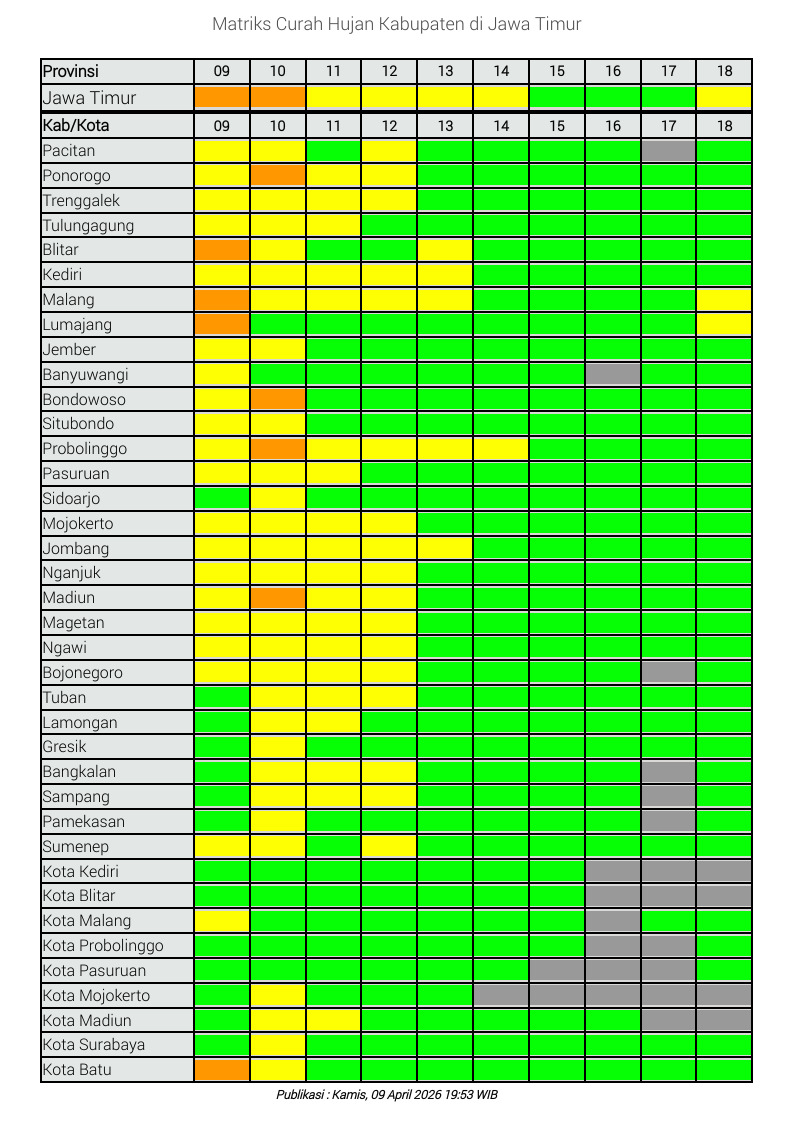
#> input picture contoh1.jpeg, 794 x 1123 px
$ python convert.py contoh1.jpeg
#> lines starting #> are read from the running program, lines starting #| are printed output that depends on the picture; after the words box and inside, x2 and y2 are one past the last pixel; in counts of white or black regions, pixels touching at a corner belong together
"""
BMKG Rainfall Matrix Image to Excel Converter
Khusus untuk "Matriks Curah Hujan Kabupaten di Jawa Timur"
Preservasi warna 100% dari gambar ke Excel.

Requirements: pip install opencv-python openpyxl pytesseract Pillow numpy flask
"""

import cv2
import numpy as np
import xlsxwriter
import pytesseract
import pytesseract
import os
import re
import time
from difflib import SequenceMatcher


class BMKGRainfallExtractor:
    """
    Mengekstrak tabel Matriks Curah Hujan dari gambar BMKG
    dan mengkonversi ke Excel dengan preservasi warna 100%.
    """

    # 38 Kabupaten/Kota di Jawa Timur (urutan tetap)
    KABUPATEN_LIST = [
        "Pacitan", "Ponorogo", "Trenggalek", "Tulungagung",
        "Blitar", "Kediri", "Malang", "Lumajang",
        "Jember", "Banyuwangi", "Bondowoso", "Situbondo",
        "Probolinggo", "Pasuruan", "Sidoarjo", "Mojokerto",
        "Jombang", "Nganjuk", "Madiun", "Magetan",
        "Ngawi", "Bojonegoro", "Tuban", "Lamongan",
        "Gresik", "Bangkalan", "Sampang", "Pamekasan",
        "Sumenep", "Kota Kediri", "Kota Blitar", "Kota Malang",
        "Kota Probolinggo", "Kota Pasuruan", "Kota Mojokerto",
        "Kota Madiun", "Kota Surabaya", "Kota Batu"
    ]

    # Warna standar BMKG
    COLOR_DEFS = {
        'hijau':  {'hex': '00FF00', 'css': '#00FF00', 'label': 'Ringan'},
        'kuning': {'hex': 'FFFF00', 'css': '#FFFF00', 'label': 'Sedang'},
        'oranye': {'hex': 'FF8C00', 'css': '#FF8C00', 'label': 'Lebat'},
        'merah':  {'hex': 'FF0000', 'css': '#FF0000', 'label': 'Sangat Lebat'},
        'abu':    {'hex': 'C0C0C0', 'css': '#C0C0C0', 'label': 'Belum Ada Data'},
        'putih':  {'hex': 'FFFFFF', 'css': '#FFFFFF', 'label': 'Kosong'},
    }

    def __init__(self, tesseract_cmd=None):
        if tesseract_cmd:
            pytesseract.pytesseract.tesseract_cmd = tesseract_cmd

    # ──────────────────────────────────────────────
    # Grid Detection
    # ──────────────────────────────────────────────

    def _detect_grid(self, img):
        """
        Deteksi grid tabel menggunakan morphological line detection.
        Returns: (h_positions, v_positions)
        """
        gray = cv2.cvtColor(img, cv2.COLOR_BGR2GRAY)
        gray = cv2.GaussianBlur(gray, (3, 3), 0)

        # Binary threshold — garis tabel menjadi putih
        _, binary = cv2.threshold(gray, 128, 255, cv2.THRESH_BINARY_INV)

        h, w = binary.shape

        # --- Deteksi garis horizontal ---
        h_kernel_size = max(w // 15, 40)
        h_kernel = cv2.getStructuringElement(cv2.MORPH_RECT, (h_kernel_size, 1))
        h_lines = cv2.morphologyEx(binary, cv2.MORPH_OPEN, h_kernel)
        h_lines = cv2.dilate(h_lines, np.ones((3, 1), np.uint8), iterations=1)

        h_projection = np.sum(h_lines, axis=1).astype(float)
        h_positions = self._find_peaks(h_projection, min_gap=8)

        # --- Deteksi garis vertikal ---
        v_kernel_size = max(h // 30, 20)
        v_kernel = cv2.getStructuringElement(cv2.MORPH_RECT, (1, v_kernel_size))
        v_lines = cv2.morphologyEx(binary, cv2.MORPH_OPEN, v_kernel)
        v_lines = cv2.dilate(v_lines, np.ones((1, 3), np.uint8), iterations=1)

        v_projection = np.sum(v_lines, axis=0).astype(float)
        v_positions = self._find_peaks(v_projection, min_gap=8)

        return h_positions, v_positions

    def _find_peaks(self, projection, min_gap=10, threshold_ratio=0.15):
        """Temukan posisi garis dari profil proyeksi."""
        max_val = np.max(projection)
        if max_val == 0:
            return []

        threshold = max_val * threshold_ratio
        above = projection > threshold

        positions = []
        in_peak = False
        start = 0

        for i in range(len(above)):
            if above[i] and not in_peak:
                in_peak = True
                start = i
            elif not above[i] and in_peak:
                in_peak = False
                center = (start + i) // 2
                if not positions or (center - positions[-1]) >= min_gap:
                    positions.append(center)

        if in_peak:
            center = (start + len(projection) - 1) // 2
            if not positions or (center - positions[-1]) >= min_gap:
                positions.append(center)

        return positions

    # ──────────────────────────────────────────────
    # Color Classification (HSV-based)
    # ──────────────────────────────────────────────

    # [45 lines left out: function _classify_color, not called in this run]

    # ──────────────────────────────────────────────
    # OCR
    # ──────────────────────────────────────────────

    def _ocr_cell(self, roi, whitelist=None, psm=7):
        """OCR satu sel dengan preprocessing dan upscaling."""
        if roi.size == 0:
            return ""

        gray = cv2.cvtColor(roi, cv2.COLOR_BGR2GRAY)

        # Upscale gambar kecil agar Tesseract bisa membaca
        h, w = gray.shape[:2]
        min_height = 80
        if h < min_height:
            scale = min_height / h
            gray = cv2.resize(gray, (int(w * scale), int(h * scale)),
                              interpolation=cv2.INTER_CUBIC)

        _, binary = cv2.threshold(gray, 0, 255, cv2.THRESH_BINARY + cv2.THRESH_OTSU)

        # Padding untuk akurasi OCR
        padded = cv2.copyMakeBorder(binary, 15, 15, 15, 15,
                                     cv2.BORDER_CONSTANT, value=255)

        config = f'--oem 3 --psm {psm}'
        if whitelist:
            config += f' -c tessedit_char_whitelist={whitelist}'

        try:
            text = pytesseract.image_to_string(padded, config=config)
            return text.strip()
        except Exception:
            return ""

    def _ocr_header_numbers(self, img, h_positions, v_positions, header_row=0):
        """OCR baris header untuk mendapatkan angka tanggal."""
        # Coba header_row dulu, kalau gagal coba row 2 (sub-header)
        rows_to_try = [header_row]
        if len(h_positions) > 3:
            rows_to_try.append(2)  # Sub-header row

        for try_row in rows_to_try:
            numbers = self._try_ocr_header_row(img, h_positions, v_positions, try_row)
            valid_count = sum(1 for n in numbers if n)
            if valid_count > 0:
                return numbers

        # Fallback: kembalikan default kosong
        num_data_cols = len(v_positions) - 2
        return [str(i).zfill(2) for i in range(1, num_data_cols + 1)]

    def _try_ocr_header_row(self, img, h_positions, v_positions, row_idx):
        """Coba OCR satu baris header."""
        numbers = []

        if row_idx + 1 >= len(h_positions):
            return numbers

        y1, y2 = h_positions[row_idx], h_positions[row_idx + 1]

        for col in range(1, len(v_positions) - 1):
            x1, x2 = v_positions[col], v_positions[col + 1]

            pad = 2
            cy1 = max(0, y1 + pad)
            cy2 = max(0, y2 - pad)
            cx1 = max(0, x1 + pad)
            cx2 = max(0, x2 - pad)

            if cy2 <= cy1 or cx2 <= cx1:
                numbers.append("")
                continue

            roi = img[cy1:cy2, cx1:cx2]

            # Coba PSM 8 (single word) dulu, lalu PSM 7 (single line)
            text = ""
            for psm in [8, 7, 13]:
                text = self._ocr_cell(roi, whitelist='0123456789', psm=psm)
                text = re.sub(r'[^0-9]', '', text)
                if text:
                    break

            numbers.append(text if text else "")

        # Isi yang kosong berdasarkan pola sekuensial
        valid_nums = [(i, int(n)) for i, n in enumerate(numbers) if n]
        if valid_nums:
            first_idx, first_num = valid_nums[0]
            filled = []
            for i in range(len(numbers)):
                filled.append(str(first_num - first_idx + i).zfill(2))
            numbers = filled

        return numbers

    # [31 lines left out: function _extract_footer, not called in this run]

    # ──────────────────────────────────────────────
    # Main Extraction Pipeline
    # ──────────────────────────────────────────────

    def extract(self, image_path):
        """
        Pipeline utama: baca gambar → deteksi grid → ekstrak warna & teks.
        Returns: dict berisi data tabel lengkap.
        """
        img = cv2.imread(image_path)
        if img is None:
            raise ValueError(f"Tidak dapat membaca gambar: {image_path}")

        # Deteksi grid
        h_positions, v_positions = self._detect_grid(img)

        if len(h_positions) < 4 or len(v_positions) < 3:
            raise ValueError(
                f"Gagal mendeteksi grid tabel. "
                f"Ditemukan {len(h_positions)} garis horizontal, "
                f"{len(v_positions)} garis vertikal. "
                f"Pastikan gambar memiliki tabel dengan garis yang jelas."
            )

        num_rows = len(h_positions) - 1
        num_cols = len(v_positions) - 1

        print(f"  Grid terdeteksi: {num_rows} baris x {num_cols} kolom")
        print(f"  Garis H: {len(h_positions)}, Garis V: {len(v_positions)}")

        # Ekstrak angka header
        header_numbers = self._ocr_header_numbers(img, h_positions, v_positions, header_row=0)
        print(f"  Header: {header_numbers}")

        # Ekstrak footer
        footer = self._extract_footer(img, h_positions)
        print(f"  Footer: {footer}")

        # Bangun data tabel
        table = {
            'title': 'Matriks Curah Hujan Kabupaten di Jawa Timur',
            'headers': header_numbers,
            'num_cols': num_cols,
            'rows': [],
            'footer': footer,
        }

        data_row_index = 0  # Counter untuk baris kab/kota

        for row in range(num_rows):
            y1 = h_positions[row]
            y2 = h_positions[row + 1]

            row_data = {
                'cells': [],
                'is_header': False,
                'name_bold': False,
            }

            # Ekstrak warna setiap sel
            for col in range(num_cols):
                x1 = v_positions[col]
                x2 = v_positions[col + 1]

                pad = 2
                cy1 = max(0, y1 + pad)
                cy2 = max(0, y2 - pad)
                cx1 = max(0, x1 + pad)
                cx2 = max(0, x2 - pad)

                # Default: Putih untuk kolom 0 (nama), klasifikasi untuk kolom data
                color_name = 'putih'
                if col >= 1: # Semua kolom data curah hujan
                    roi = img[y1+2:y2-2, x1+2:x2-2]
                    color_name = self._classify_color(roi)

                row_data['cells'].append({
                    'color_name': color_name,
                    'color_hex': self.COLOR_DEFS[color_name]['hex'],
                    'color_css': self.COLOR_DEFS[color_name]['css'],
                    'text': '',
                })

            # Tentukan tipe baris berdasarkan indeks
            # Row 0: Header (Provinsi)
            # Row 1: Jawa Timur summary
            # Row 2: Sub-header (Kab/Kota)
            # Row 3+: Data kab/kota

            if row == 0:
                # Header: Provinsi | angka-angka
                row_data['is_header'] = True
                row_data['name_bold'] = True
                if row_data['cells']:
                    row_data['cells'][0]['text'] = 'Provinsi'
                    row_data['cells'][0]['color_name'] = 'putih'
                    row_data['cells'][0]['color_hex'] = 'FFFFFF'
                    row_data['cells'][0]['color_css'] = '#FFFFFF'
                for i, num in enumerate(header_numbers):
                    ci = i + 1
                    if ci < len(row_data['cells']):
                        row_data['cells'][ci]['text'] = num

            elif row == 1:
                # Jawa Timur summary
                if row_data['cells']:
                    row_data['cells'][0]['text'] = 'Jawa Timur'

            elif row == 2:
                # Sub-header: Kab/Kota | angka-angka
                row_data['is_header'] = True
                row_data['name_bold'] = True
                if row_data['cells']:
                    row_data['cells'][0]['text'] = 'Kab/Kota'
                    row_data['cells'][0]['color_name'] = 'putih'
                    row_data['cells'][0]['color_hex'] = 'FFFFFF'
                    row_data['cells'][0]['color_css'] = '#FFFFFF'
                for i, num in enumerate(header_numbers):
                    ci = i + 1
                    if ci < len(row_data['cells']):
                        row_data['cells'][ci]['text'] = num

            else:
                # Baris data kab/kota
                if data_row_index < len(self.KABUPATEN_LIST):
                    name = self.KABUPATEN_LIST[data_row_index]
                else:
                    # Fallback OCR jika lebih dari 38
                    name_x1 = v_positions[0] + 2
                    name_x2 = v_positions[1] - 2
                    name_roi = img[max(0, y1+2):max(0, y2-2),
                                   max(0, name_x1):max(0, name_x2)]
                    name = self._ocr_cell(name_roi) if name_roi.size > 0 else ""

                if row_data['cells']:
                    row_data['cells'][0]['text'] = name
                data_row_index += 1

            table['rows'].append(row_data)

        return table

    # ──────────────────────────────────────────────
    # Excel Generation
    # ──────────────────────────────────────────────

    # [90 lines left out: function generate_excel, not called in this run]

    # ──────────────────────────────────────────────
    # Full Pipeline
    # ──────────────────────────────────────────────

    def process(self, image_path, output_path):
        """Pipeline lengkap: gambar -> Excel."""
        print(f"[INFO] Membaca gambar: {image_path}")

        start_time = time.time()
        table_data = self.extract(image_path)

        print(f"[INFO] Membuat Excel: {output_path}")
        self.generate_excel(table_data, output_path)

        elapsed = time.time() - start_time
        print(f"[OK] Selesai dalam {elapsed:.1f}s! Disimpan: {output_path}")

        return table_data


def main():
    import argparse

    parser = argparse.ArgumentParser(
        description='BMKG Rainfall Matrix Image to Excel Converter'
    )
    parser.add_argument('input', help='Path file gambar (jpg, png)')
    parser.add_argument('-o', '--output', default='output.xlsx',
                        help='Path output Excel')
    parser.add_argument('--tesseract',
                        help='Path ke executable tesseract')

    args = parser.parse_args()

    try:
        extractor = BMKGRainfallExtractor(tesseract_cmd=args.tesseract)
        extractor.process(args.input, args.output)
#> in extract, img is the input picture: shape (1123, 794, 3); mean B, G, R 107.7, 217, 139.9
#> in _detect_grid, `gray = cv2.cvtColor(img, cv2.COLOR_BGR2GRAY)`:
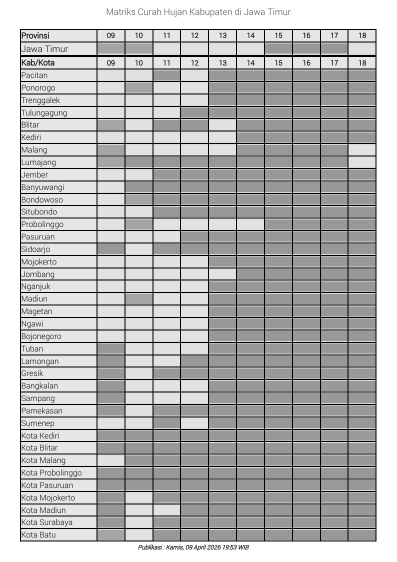
#> gray: shape (1123, 794) (shown at 1/2 size); min 0, max 255, mean 181.5
#> in _detect_grid, `_, binary = cv2.threshold(gray, 128, 255, cv2.THRESH_BINARY_INV)`:
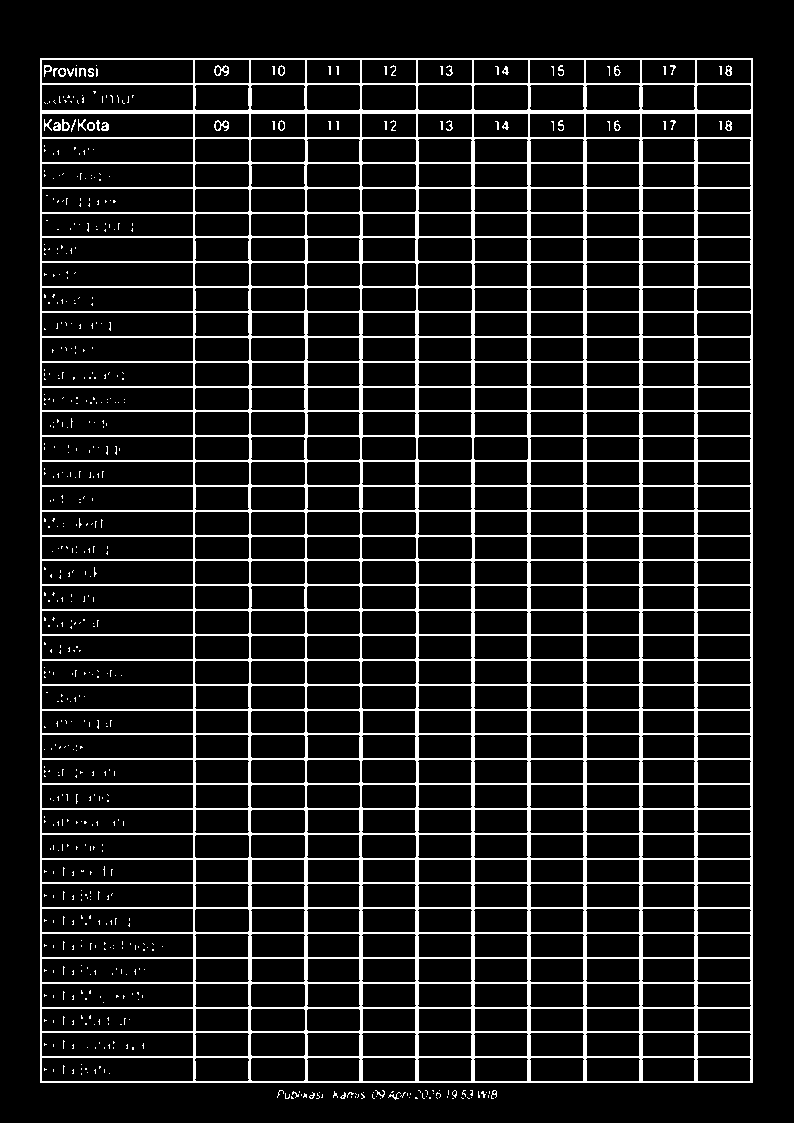
#> binary: shape (1123, 794); 11.3% white in thin lines or dots, all inside (x1, y1, x2, y2) = (40, 58, 753, 1100)
#> in _detect_grid, `h_lines = cv2.dilate(h_lines, np.ones((3, 1), np.uint8), iterations=1)`:
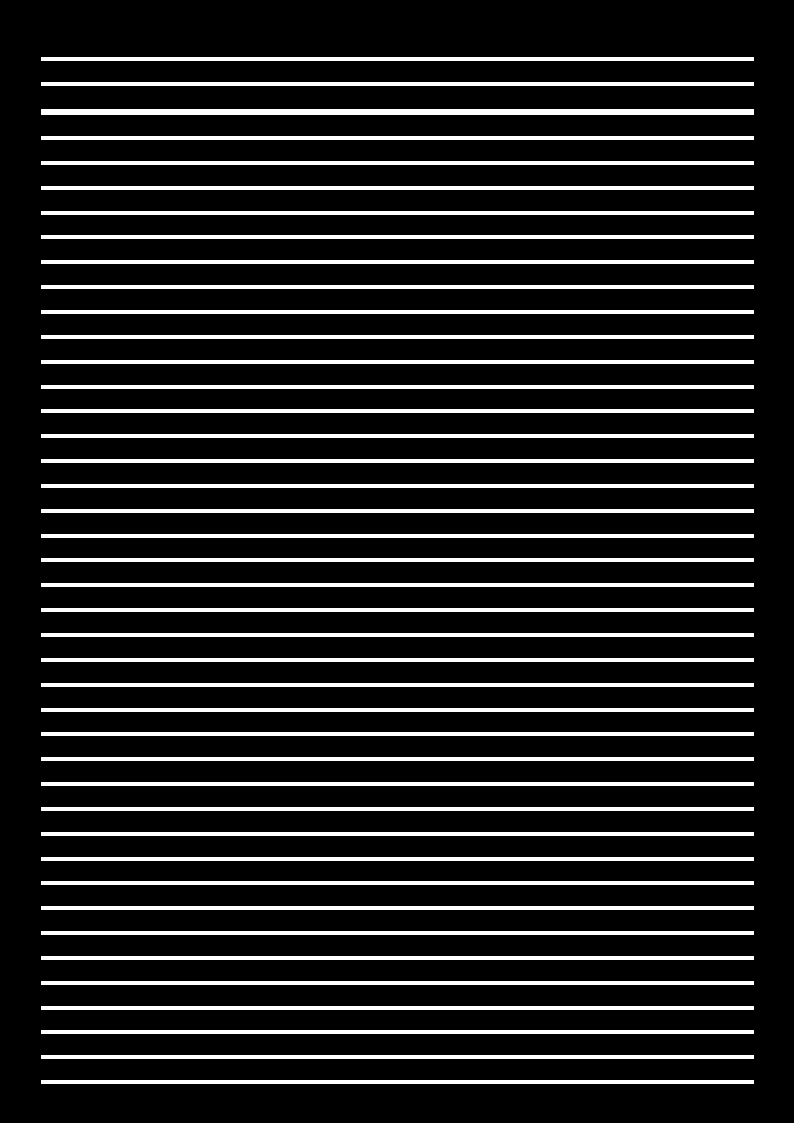
#> h_lines: shape (1123, 794); 13.6% white; 42 white regions, largest, box (x1, y1, x2, y2) and area: (41, 109, 754, 115) 4278, (41, 57, 754, 61) 2852, (41, 82, 754, 86) 2852
#> in _detect_grid, `h_projection = np.sum(h_lines, axis=1).astype(float)`: h_projection = 1123 values, max 181815 at index 57, min 0 at index 0, mean 27523.2
#> in _find_peaks, `max_val = np.max(projection)`: max_val = 181815
#> in _find_peaks, `threshold = max_val * threshold_ratio`: threshold = 27272.2
#> the loop in _find_peaks, `for i in range(len(above)):` made 1123 passes
#> (in_peak, center) on passes 62, 87, 116, 141, 166, 191, 216, 240: (False, 59), (False, 84), (False, 112), (False, 138), (False, 163), (False, 188), (False, 213), (False, 237)
#> after the loop in _find_peaks, `for i in range(len(above)):`: center = 1082; in_peak = False; positions = 42 values from 59 to 1082; start = 1080
#> in _detect_grid, `h_positions = self._find_peaks(h_projection, min_gap=8)`: h_positions = 42 values from 59 to 1082
#> in _detect_grid, `v_lines = cv2.dilate(v_lines, np.ones((1, 3), np.uint8), iterations=1)`:
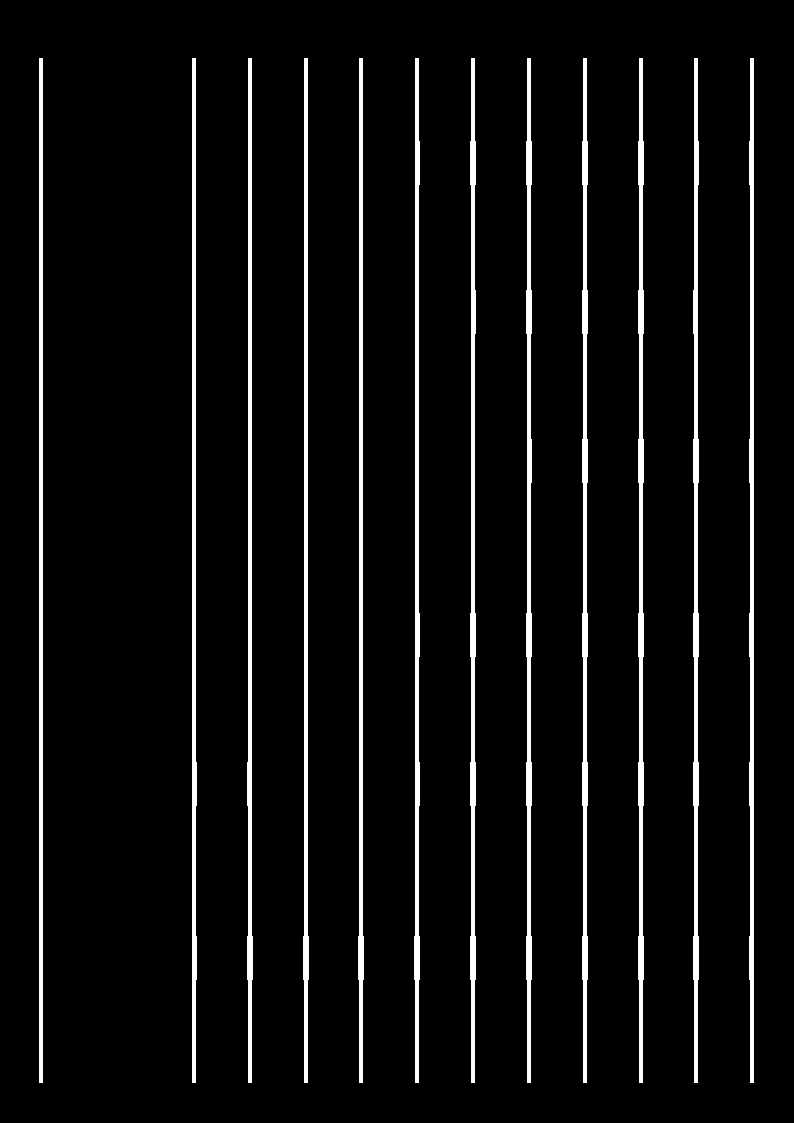
#> v_lines: shape (1123, 794); 5.9% white; 12 white regions, largest, box (x1, y1, x2, y2) and area: (582, 58, 588, 1083) 4628, (638, 58, 644, 1083) 4628, (526, 58, 532, 1083) 4584
#> in _detect_grid, `v_projection = np.sum(v_lines, axis=0).astype(float)`: v_projection = 794 values, max 261375 at index 39, min 0 at index 0, mean 16832.6
#> the loop in _find_peaks (call 2), `for i in range(len(above)):` made 794 passes
#> (in_peak, center) on passes 44, 197, 253, 309, 364, 421, 477, 533: (False, 41), (False, 194), (False, 250), (False, 306), (False, 361), (False, 417), (False, 473), (False, 529)
#> in _detect_grid, `v_positions = self._find_peaks(v_projection, min_gap=8)`: v_positions = [41, 194, 250, 306, 361, 417, 473, 529, 585, 641, 696, 751]
#> in extract, `h_positions, v_positions = self._detect_grid(img)`: h_positions = 42 values from 59 to 1082
#> in extract, `num_rows = len(h_positions) - 1`: num_rows = 41
#> in extract, `num_cols = len(v_positions) - 1`: num_cols = 11
#|   Grid terdeteksi: 41 baris x 11 kolom
#|   Garis H: 42, Garis V: 12
#> the loop in _ocr_header_numbers, `for try_row in rows_to_try:` made 1 pass
#> (y1 in _try_ocr_header_row, y2 in _try_ocr_header_row) on pass 1: (59, 84)
#> (the call stopped at in _ocr_cell, `text = pytesseract.image_to_string(padded, config=config)`: pytesseract is not available in this run)
    except Exception as e:
        print(f"[ERROR] {e}")
        import traceback
        traceback.print_exc()
        return 1

    return 0


if __name__ == "__main__":
    exit(main())
#> (the program exits here)
